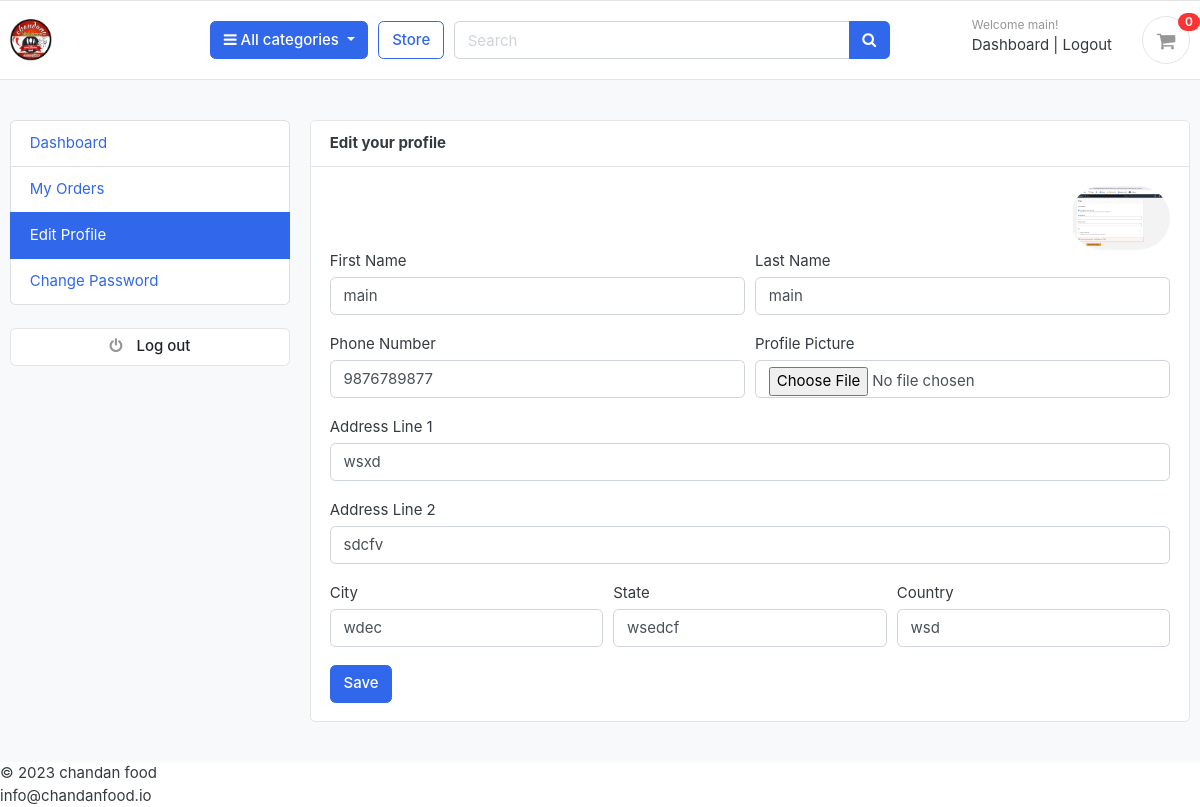
The page /accounts/edit_profile/ (signed in) on the database as committed earlier.
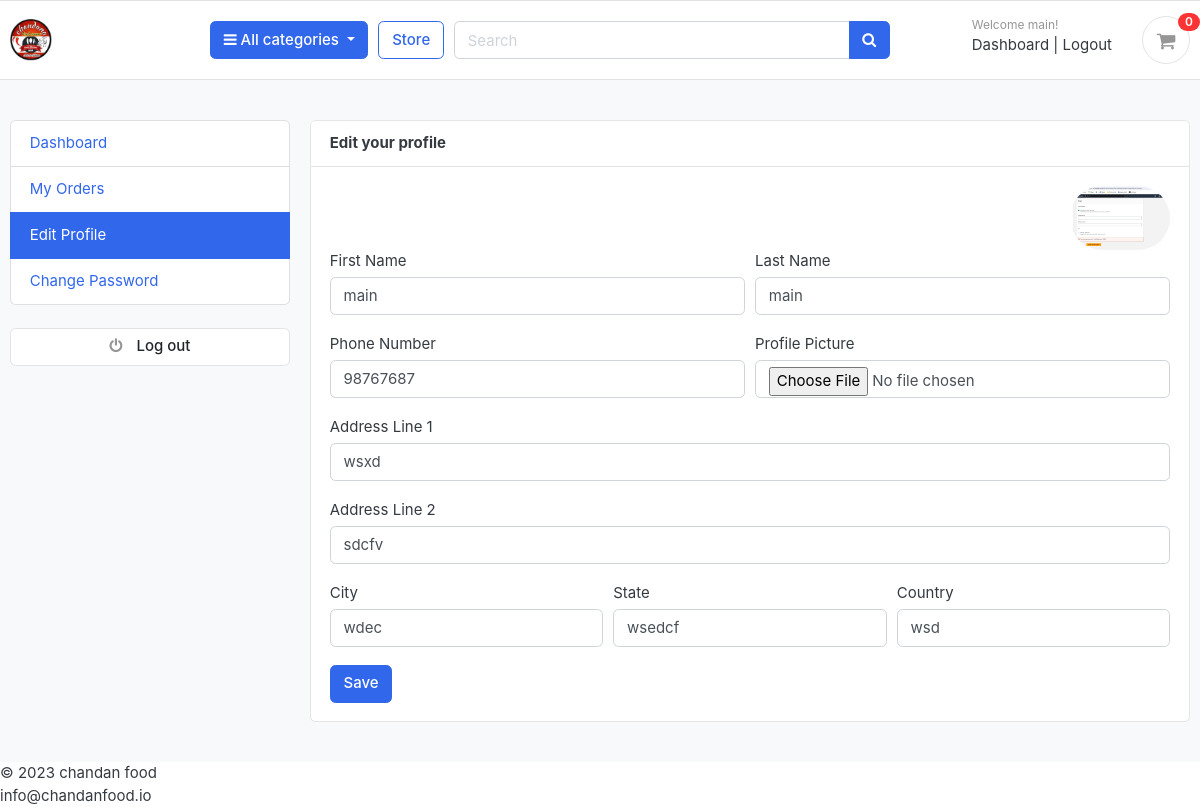
The same page on the database as committed later.
### accounts/models.py (models this page shows, shortened)
class Account(AbstractBaseUser):
    first_name =models.CharField(max_length=50)
    last_name= models.CharField(max_length=50)
    username= models.CharField(max_length=50, unique=True)
    email = models.EmailField(max_length=50, unique=True)
    phone_number = models.CharField(max_length=10, unique=True)
    date_joined=models.DateTimeField(auto_now_add=True)
    last_login = models.DateTimeField(auto_now_add=True)
    is_admin=models.BooleanField(default=False)
    is_staff=models.BooleanField(default=True)
    is_active = models.BooleanField(default=True)
    is_superadmin=models.BooleanField(default=False)
    USERNAME_FIELD='email'
    REQUIRED_FIELDS = ['username','first_name', 'last_name']
    objects=MyAccountManager()

### accounts/views.py (the view)
# urls.py: path('edit_profile/', views.edit_profile, name='edit_profile'),
@login_required(login_url='login')
def edit_profile(request):
    userprofile = get_object_or_404(UserProfile, user=request.user)
    if request.method == 'POST':
        user_form = UserForm(request.POST, instance=request.user)
        profile_form = UserProfileForm(request.POST, request.FILES, instance=userprofile)
        if user_form.is_valid() and profile_form.is_valid():
            user_form.save()
            profile_form.save()
            messages.success(request, 'Your profile has been updated.')
            return redirect('edit_profile')
    else:
        user_form = UserForm(instance=request.user)
        profile_form = UserProfileForm(instance=userprofile)
    context = {
        'user_form': user_form,
        'profile_form': profile_form,
        'userprofile': userprofile,
    }
    return render(request, 'accounts/edit_profile.html', context)

### accounts/forms.py
class UserForm(forms.ModelForm):
    class Meta:
        model = Account
        fields = ('first_name', 'last_name', 'phone_number')
    def __init__(self, *args, **kwargs):
        super(UserForm, self).__init__(*args, **kwargs)
        for field in self.fields:
            self.fields[field].widget.attrs['class'] = 'form-control'

class UserProfileForm(forms.ModelForm):
    profile_picture = forms.ImageField(required=False, error_messages = {'invalid':("Image files only")}, widget=forms.FileInput)
    class Meta:
        model = UserProfile
        fields = ('address_line_1', 'address_line_2', 'city', 'state', 'country', 'profile_picture')
    def __init__(self, *args, **kwargs):
        super(UserProfileForm, self).__init__(*args, **kwargs)
        for field in self.fields:
            self.fields[field].widget.attrs['class'] = 'form-control'

### carts/views.py (called while the page is built)
def _cart_id(request):
    cart = request.session.session_key
    if not cart:
        cart = request.session.create()
    return cart

### category/context_processors.py (called while the page is built)
def menu_links(request):
    links=Category.objects.all()
    return dict(links=links)

### category/models.py (called while the page is built)
    def get_url(self):
        return reverse('products_by_category', args=[self.slug])

### templates/accounts/edit_profile.html (shortened to what this page needs)
{% extends 'base.html' %}
{% block content %}
<section class="section-conten padding-y bg">
<div class="container">
	<div class="row">
	{% include 'includes/dashboard_sidebar.html' %}
	<main class="col-md-9">
		<article class="card">
		<header class="card-header">
			<strong class="d-inline-block mr-3">Edit your profile</strong>
		</header>
		<div class="card-body">
			<div class="text-right">
				<img src="{{userprofile.profile_picture.url}}" alt="Profile Picture" width="100" style="border-radius:50px;">
			</div>
			<div class="row">
			<div class="col-md-12">
				<form action="{% url 'edit_profile' %}" method="POST" enctype="multipart/form-data">
					<div class="form-row">
						<div class="form-group col-md-6">
							<label>First Name</label>
							{{user_form.first_name}}
						</div>
						<div class="form-group col-md-6">
							<label>Last Name</label>
							{{user_form.last_name}}
						</div>
					</div>
					<div class="form-row">
						<div class="form-group col-md-6">
							<label>Phone Number</label>
							{{user_form.phone_number}}
						</div>
						<div class="form-group col-md-6">
							<label>Profile Picture</label>
							{{profile_form.profile_picture}}
						</div>
					</div>
					<div class="form-group">
						<label>Address Line 1</label>
						{{profile_form.address_line_1}}
					</div>
					<div class="form-group">
						<label>Address Line 2</label>
						{{profile_form.address_line_2}}
					</div>
					<div class="form-row">
						<div class="form-group col-md-4">
							<label>City</label>
							{{profile_form.city}}
						</div>
						<div class="form-group col-md-4">
							<label>State</label>
							{{profile_form.state}}
						</div>
						<div class="form-group col-md-4">
							<label>Country</label>
							{{profile_form.country}}
						</div>
					</div>
					<input type="submit" value="Save" class="btn btn-primary">
				</form>
			</div>
			</div>
		</div>
		</article>
	</main>
</div>
</div>
</section>
{% endblock %}

### templates/includes/navbar.html (shortened to what this page needs)
{%  load static %}
<header class="section-header">
<section class="header-main border-bottom">
	<div class="container">
<div class="row align-items-center">
	<div class="col-lg-2 col-md-3 col-6">
		<a href="{% url 'home' %}" class="brand-wrap">
			<img class="logo" src="{% static './images/logo.jpeg' %}">
		</a>
	</div>
	<div class="col-lg col-sm col-md col-6 flex-grow-0">
		<div class="category-wrap dropdown d-inline-block float-right">
			<button type="button" class="btn btn-primary dropdown-toggle" data-toggle="dropdown">
				<i class="fa fa-bars"></i> All categories
			</button>
		</div>
	</div>
	<a href="{% url 'foodstore' %}" class="btn btn-outline-primary">Store</a>
	<div class="col-lg  col-md-6 col-sm-12 col">
		<form action="{% url 'search' %}" class= "search" method="GET">
			<div class="input-group w-100">
			    <input type="text" class="form-control" style="width:60%;" placeholder="Search" name="keyword">
			    <div class="input-group-append">
			      <button class="btn btn-primary" type="submit">
			        <i class="fa fa-search"></i>
			      </button>
			    </div>
		    </div>
		</form>
	</div>
	<div class="col-lg-3 col-sm-6 col-8 order-2 order-lg-3">
				<div class="d-flex justify-content-end mb-3 mb-lg-0">
                    {% if user.id is None %}
<div class="widget-header">
  <small class="title text-muted">Welcome Maharaj!</small>
  <div>
    <a href="{% url 'login' %}">Sign in</a> <span class="dark-transp"> | </span>
    <a href="{% url 'register' %}"> Register</a>
  </div>
</div>
{% else %}
<div class="widget-header">
  <small class="title text-muted">Welcome {{user.first_name}}!</small>
  <div>
    <a href="{% url 'dashboard' %}">Dashboard</a> <span class="dark-transp"> | </span>
    <a href="{% url 'logout' %}"> Logout</a>
  </div>
</div>
{% endif %}
					<a href="{% url 'cart' %}" class="widget-header pl-3 ml-3">
						<div class="icon icon-sm rounded-circle border"><i class="fa fa-shopping-cart"></i></div>
						<span class="badge badge-pill badge-danger notify">{{ cart_count }}</span>
					</a>
				</div>
			</div>
</div>
	</div>
</section>
</header>

Rows that differ between the two databases and show on the page:
changed Account "main": phone_number "9876789877" → "98767687"
